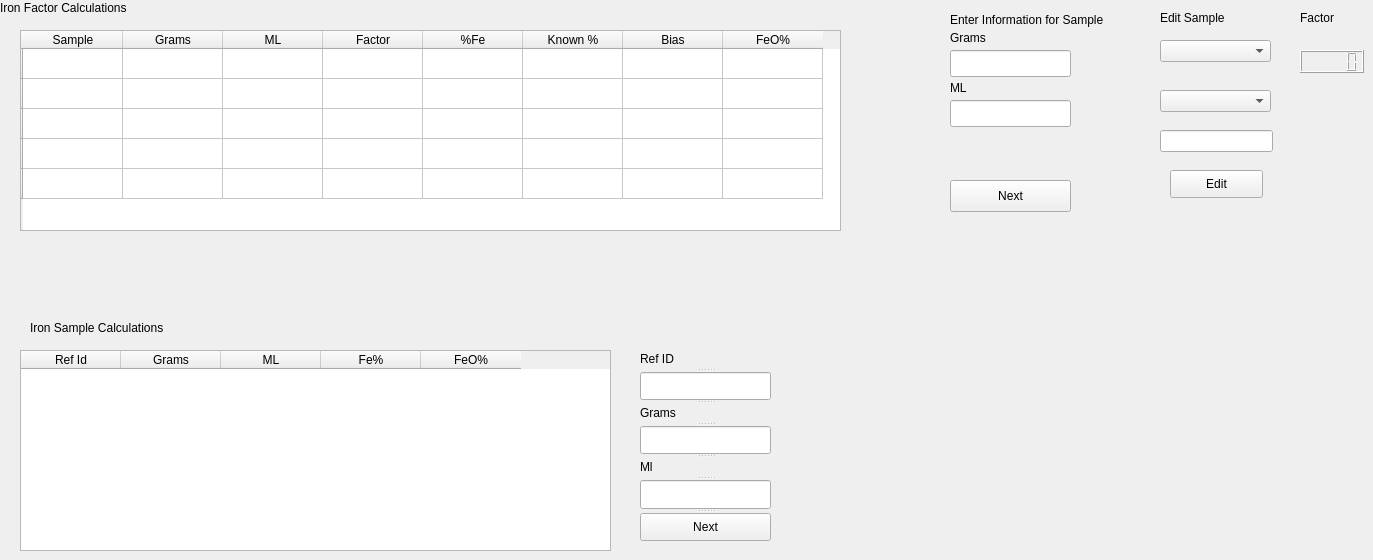
    <widget class="QWidget" name="iron">
     <attribute name="title">
      <string>Iron</string>
     </attribute>
     <widget class="QLabel" name="IronFactorCalculations">
      <property name="geometry">
       <rect>
        <x>0</x>
        <y>0</y>
        <width>161</width>
        <height>16</height>
       </rect>
      </property>
      <property name="text">
       <string>Iron Factor Calculations</string>
      </property>
     </widget>
     <widget class="QTableWidget" name="IronTableWidget">
      <property name="enabled">
       <bool>true</bool>
      </property>
      <property name="geometry">
       <rect>
        <x>20</x>
        <y>30</y>
        <width>821</width>
        <height>201</height>
       </rect>
      </property>
      <row>
       <property name="text">
        <string/>
       </property>
      </row>
      <row>
       <property name="text">
        <string/>
       </property>
      </row>
      <row>
       <property name="text">
        <string/>
       </property>
      </row>
      <row>
       <property name="text">
        <string/>
       </property>
      </row>
      <row>
       <property name="text">
        <string/>
       </property>
      </row>
      <column>
       <property name="text">
        <string>Sample</string>
       </property>
      </column>
      <column>
       <property name="text">
        <string>Grams</string>
       </property>
      </column>
      <column>
       <property name="text">
        <string>ML</string>
       </property>
      </column>
      <column>
       <property name="text">
        <string>Factor</string>
       </property>
      </column>
      <column>
       <property name="text">
        <string>%Fe</string>
       </property>
      </column>
      <column>
       <property name="text">
        <string>Known %</string>
       </property>
      </column>
      <column>
       <property name="text">
        <string>Bias</string>
       </property>
      </column>
      <column>
       <property name="text">
        <string>FeO%</string>
       </property>
      </column>
      <item row="0" column="1">
       <property name="text">
        <string/>
       </property>
       <property name="flags">
        <set>ItemIsDragEnabled|ItemIsUserCheckable|ItemIsEnabled</set>
       </property>
      </item>
      <item row="0" column="2">
       <property name="text">
        <string/>
       </property>
       <property name="flags">
        <set>ItemIsDragEnabled|ItemIsUserCheckable|ItemIsEnabled</set>
       </property>
      </item>
      <item row="0" column="3">
       <property name="text">
        <string/>
       </property>
       <property name="flags">
        <set>ItemIsDragEnabled|ItemIsUserCheckable|ItemIsEnabled</set>
       </property>
      </item>
      <item row="0" column="4">
       <property name="text">
        <string/>
       </property>
       <property name="flags">
        <set>ItemIsDragEnabled|ItemIsUserCheckable|ItemIsEnabled</set>
       </property>
      </item>
      <item row="0" column="5">
       <property name="text">
        <string/>
       </property>
       <property name="flags">
        <set>ItemIsDragEnabled|ItemIsUserCheckable|ItemIsEnabled</set>
       </property>
      </item>
      <item row="0" column="7">
       <property name="text">
        <string/>
       </property>
       <property name="flags">
        <set>ItemIsDragEnabled|ItemIsUserCheckable|ItemIsEnabled</set>
       </property>
      </item>
      <item row="1" column="1">
       <property name="text">
        <string/>
       </property>
       <property name="flags">
        <set>ItemIsDragEnabled|ItemIsUserCheckable|ItemIsEnabled</set>
       </property>
      </item>
      <item row="1" column="2">
       <property name="text">
        <string/>
       </property>
       <property name="flags">
        <set>ItemIsDragEnabled|ItemIsUserCheckable|ItemIsEnabled</set>
       </property>
      </item>
      <item row="1" column="3">
       <property name="text">
        <string/>
       </property>
       <property name="flags">
        <set>ItemIsDragEnabled|ItemIsUserCheckable|ItemIsEnabled</set>
       </property>
      </item>
      <item row="1" column="4">
       <property name="text">
        <string/>
       </property>
       <property name="flags">
        <set>ItemIsDragEnabled|ItemIsUserCheckable|ItemIsEnabled</set>
       </property>
      </item>
      <item row="1" column="5">
       <property name="text">
        <string/>
       </property>
       <property name="flags">
        <set>ItemIsDragEnabled|ItemIsUserCheckable|ItemIsEnabled</set>
       </property>
      </item>
      <item row="1" column="7">
       <property name="text">
        <string/>
       </property>
       <property name="flags">
        <set>ItemIsDragEnabled|ItemIsUserCheckable|ItemIsEnabled</set>
       </property>
      </item>
      <item row="2" column="1">
       <property name="text">
        <string/>
       </property>
       <property name="flags">
        <set>ItemIsDragEnabled|ItemIsUserCheckable|ItemIsEnabled</set>
       </property>
      </item>
      <item row="2" column="2">
       <property name="text">
        <string/>
       </property>
       <property name="flags">
        <set>ItemIsDragEnabled|ItemIsUserCheckable|ItemIsEnabled</set>
       </property>
      </item>
      <item row="2" column="3">
       <property name="text">
        <string/>
       </property>
       <property name="flags">
        <set>ItemIsDragEnabled|ItemIsUserCheckable|ItemIsEnabled</set>
       </property>
      </item>
      <item row="2" column="4">
       <property name="text">
        <string/>
       </property>
       <property name="flags">
        <set>ItemIsDragEnabled|ItemIsUserCheckable|ItemIsEnabled</set>
       </property>
      </item>
      <item row="2" column="5">
       <property name="text">
        <string/>
       </property>
       <property name="flags">
        <set>ItemIsDragEnabled|ItemIsUserCheckable|ItemIsEnabled</set>
       </property>
      </item>
      <item row="2" column="7">
       <property name="text">
        <string/>
       </property>
       <property name="flags">
        <set>ItemIsDragEnabled|ItemIsUserCheckable|ItemIsEnabled</set>
       </property>
      </item>
      <item row="3" column="1">
       <property name="text">
        <string/>
       </property>
       <property name="flags">
        <set>ItemIsDragEnabled|ItemIsUserCheckable|ItemIsEnabled</set>
       </property>
      </item>
      <item row="3" column="2">
       <property name="text">
        <string/>
       </property>
       <property name="flags">
        <set>ItemIsDragEnabled|ItemIsUserCheckable|ItemIsEnabled</set>
       </property>
      </item>
      <item row="3" column="3">
       <property name="text">
        <string/>
       </property>
       <property name="flags">
        <set>ItemIsDragEnabled|ItemIsUserCheckable|ItemIsEnabled</set>
       </property>
      </item>
      <item row="3" column="4">
       <property name="text">
        <string/>
       </property>
       <property name="flags">
        <set>ItemIsDragEnabled|ItemIsUserCheckable|ItemIsEnabled</set>
       </property>
      </item>
      <item row="3" column="5">
       <property name="text">
        <string/>
       </property>
       <property name="flags">
        <set>ItemIsDragEnabled|ItemIsUserCheckable|ItemIsEnabled</set>
       </property>
      </item>
      <item row="3" column="7">
       <property name="text">
        <string/>
       </property>
       <property name="flags">
        <set>ItemIsDragEnabled|ItemIsUserCheckable|ItemIsEnabled</set>
       </property>
      </item>
      <item row="4" column="1">
       <property name="text">
        <string/>
       </property>
       <property name="flags">
        <set>ItemIsDragEnabled|ItemIsUserCheckable|ItemIsEnabled</set>
       </property>
      </item>
      <item row="4" column="2">
       <property name="text">
        <string/>
       </property>
       <property name="flags">
        <set>ItemIsDragEnabled|ItemIsUserCheckable|ItemIsEnabled</set>
       </property>
      </item>
      <item row="4" column="3">
       <property name="text">
        <string/>
       </property>
       <property name="flags">
        <set>ItemIsDragEnabled|ItemIsUserCheckable|ItemIsEnabled</set>
       </property>
      </item>
      <item row="4" column="4">
       <property name="text">
        <string/>
       </property>
       <property name="flags">
        <set>ItemIsDragEnabled|ItemIsUserCheckable|ItemIsEnabled</set>
       </property>
      </item>
      <item row="4" column="5">
       <property name="text">
        <string/>
       </property>
       <property name="flags">
        <set>ItemIsDragEnabled|ItemIsUserCheckable|ItemIsEnabled</set>
       </property>
      </item>
      <item row="4" column="7">
       <property name="text">
        <string/>
       </property>
       <property name="flags">
        <set>ItemIsDragEnabled|ItemIsUserCheckable|ItemIsEnabled</set>
       </property>
      </item>
     </widget>
     <widget class="QTableWidget" name="IronSampleTable">
      <property name="geometry">
       <rect>
        <x>20</x>
        <y>350</y>
        <width>591</width>
        <height>201</height>
       </rect>
      </property>
      <column>
       <property name="text">
        <string>Ref Id</string>
       </property>
      </column>
      <column>
       <property name="text">
        <string>Grams</string>
       </property>
      </column>
      <column>
       <property name="text">
        <string>ML</string>
       </property>
      </column>
      <column>
       <property name="text">
        <string>Fe%</string>
       </property>
      </column>
      <column>
       <property name="text">
        <string>FeO%</string>
       </property>
      </column>
     </widget>
     <widget class="QLabel" name="SampleCalculations">
      <property name="geometry">
       <rect>
        <x>30</x>
        <y>320</y>
        <width>161</width>
        <height>16</height>
       </rect>
      </property>
      <property name="text">
       <string>Iron Sample Calculations</string>
      </property>
     </widget>
     <widget class="QLineEdit" name="factor_grams_value">
      <property name="geometry">
       <rect>
        <x>950</x>
        <y>50</y>
        <width>121</width>
        <height>27</height>
       </rect>
      </property>
     </widget>
     <widget class="QLineEdit" name="factor_ml_value">
      <property name="geometry">
       <rect>
        <x>950</x>
        <y>100</y>
        <width>121</width>
        <height>27</height>
       </rect>
      </property>
     </widget>
     <widget class="QPushButton" name="iron_factor_next_button">
      <property name="geometry">
       <rect>
        <x>950</x>
        <y>180</y>
        <width>121</width>
        <height>32</height>
       </rect>
      </property>
      <property name="text">
       <string>Next</string>
      </property>
     </widget>
     <widget class="QLabel" name="label">
      <property name="geometry">
       <rect>
        <x>950</x>
        <y>10</y>
        <width>221</width>
        <height>20</height>
       </rect>
      </property>
      <property name="text">
       <string>Enter Information for Sample</string>
      </property>
     </widget>
     <widget class="QLabel" name="iron_factor_grams_text">
      <property name="geometry">
       <rect>
        <x>950</x>
        <y>30</y>
        <width>121</width>
        <height>16</height>
       </rect>
      </property>
      <property name="text">
       <string>Grams</string>
      </property>
     </widget>
     <widget class="QLabel" name="iron_factor_ml_text">
      <property name="geometry">
       <rect>
        <x>950</x>
        <y>80</y>
        <width>121</width>
        <height>16</height>
       </rect>
      </property>
      <property name="text">
       <string>ML</string>
      </property>
     </widget>
     <widget class="QLabel" name="iron_factor_label_vaue">
      <property name="geometry">
       <rect>
        <x>1300</x>
        <y>10</y>
        <width>60</width>
        <height>16</height>
       </rect>
      </property>
      <property name="text">
       <string>Factor</string>
      </property>
     </widget>
     <widget class="QLCDNumber" name="factor_display">
      <property name="geometry">
       <rect>
        <x>1300</x>
        <y>50</y>
        <width>64</width>
        <height>23</height>
       </rect>
      </property>
     </widget>
     <widget class="QSplitter" name="splitter_5">
      <property name="geometry">
       <rect>
        <x>640</x>
        <y>350</y>
        <width>131</width>
        <height>191</height>
       </rect>
      </property>
      <property name="orientation">
       <enum>Qt::Vertical</enum>
      </property>
      <widget class="QLabel" name="sample_ref_id_text">
       <property name="text">
        <string>Ref ID</string>
       </property>
      </widget>
      <widget class="QLineEdit" name="sample_ref_id"/>
      <widget class="QLabel" name="sample_grams_text">
       <property name="text">
        <string>Grams</string>
       </property>
      </widget>
      <widget class="QLineEdit" name="sample_grams"/>
      <widget class="QLabel" name="sample_ml_text">
       <property name="text">
        <string>Ml</string>
       </property>
      </widget>
      <widget class="QLineEdit" name="sample_ml"/>
      <widget class="QPushButton" name="iron_sample_next_button">
       <property name="text">
        <string>Next</string>
       </property>
      </widget>
     </widget>
     <widget class="QComboBox" name="iron_input_combobox">
      <property name="geometry">
       <rect>
        <x>1160</x>
        <y>90</y>
        <width>111</width>
        <height>22</height>
       </rect>
      </property>
     </widget>
     <widget class="QLineEdit" name="iron_edit_input">
      <property name="geometry">
       <rect>
        <x>1160</x>
        <y>130</y>
        <width>113</width>
        <height>22</height>
       </rect>
      </property>
     </widget>
     <widget class="QComboBox" name="iron_sample_combobox">
      <property name="geometry">
       <rect>
        <x>1160</x>
        <y>40</y>
        <width>111</width>
        <height>22</height>
       </rect>
      </property>
     </widget>
     <widget class="QPushButton" name="iron_edit_button">
      <property name="geometry">
       <rect>
        <x>1170</x>
        <y>170</y>
        <width>93</width>
        <height>28</height>
       </rect>
      </property>
      <property name="text">
       <string>Edit</string>
      </property>
     </widget>
     <widget class="QLabel" name="iron_edit_label">
      <property name="geometry">
       <rect>
        <x>1160</x>
        <y>10</y>
        <width>101</width>
        <height>16</height>
       </rect>
      </property>
      <property name="text">
       <string>Edit Sample</string>
      </property>
     </widget>
    </widget>
